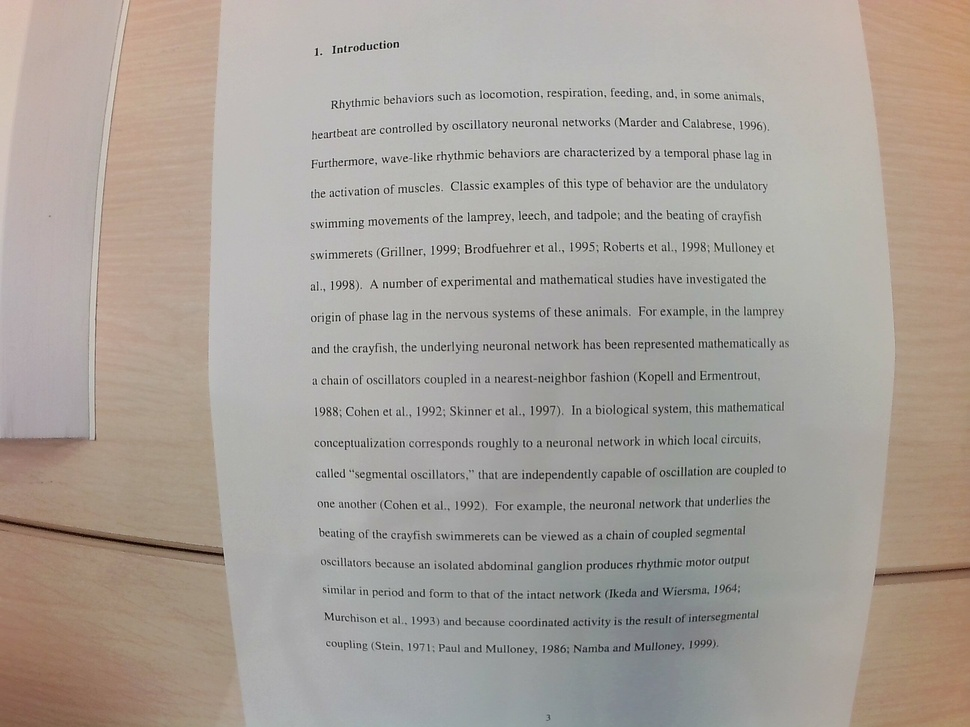
#> input picture test/img/page.jpg, 970 x 727 px, shrunk from 2592 x 1944 before the run; its folder holds only this picture in this run
$ python reader.py
#> lines starting #> are read from the running program, lines starting #| are printed output that depends on the picture
# Example from GeeksforGeeks https://www.geeksforgeeks.org/reading-text-from-the-image-using-tesseract/
# We import the necessary packages
#import the needed packages
import cv2
import os
# import argparse
import pytesseract
from PIL import Image
from sys import platform

if platform == "win32":
    pytesseract.pytesseract.tesseract_cmd = 'C:\Program Files\Tesseract-OCR\\tesseract.exe'

dir = "./img"

for fn in os.listdir(dir):
    #We then read the image with text
    images=cv2.imread(dir + "/" + fn)
#> images is the input picture: shape (727, 970, 3); mean B, G, R 154.8, 161.8, 169.1
    name = fn.split(".")[0]

    #convert to grayscale image
    gray=cv2.cvtColor(images, cv2.COLOR_BGR2GRAY)
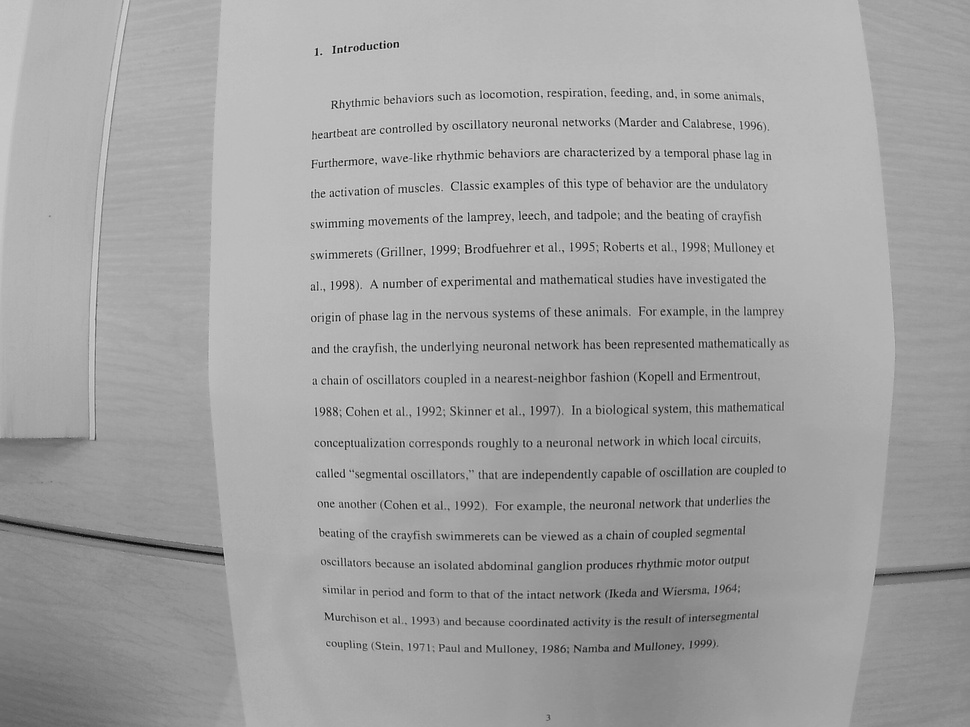
#> gray: shape (727, 970); min 0, max 237, mean 163.2

    # #checking whether thresh or blur
    # if args["pre_processor"]=="thresh":
    #     cv2.threshold(gray, 0,255,cv2.THRESH_BINARY| cv2.THRESH_OTSU)[1]
    # if args["pre_processor"]=="blur":
    #     cv2.medianBlur(gray, 3)

    #memory usage with image i.e. adding image to memory
    filename = "{}.jpg".format(os.getpid())
    cv2.imwrite(filename, gray)
#> (the run stopped early here; a loop or call above may not have finished)
